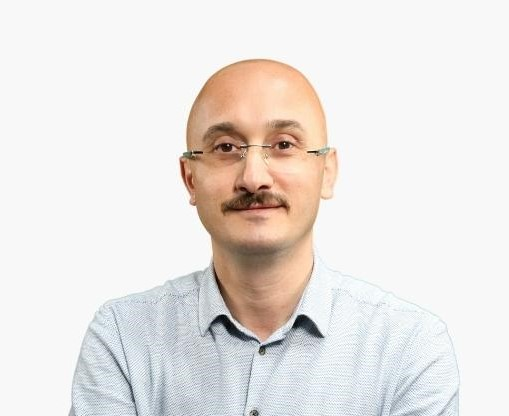
#> input picture Dlib/foto.jpg, 509 x 416 px, found by its file name
$ python dlibapp4_pollycrop.py
#> lines starting #> are read from the running program, lines starting #| are printed output that depends on the picture; after the words box and inside, x2 and y2 are one past the last pixel; in counts of white or black regions, pixels touching at a corner belong together
# -*- coding: utf-8 -*-
"""
Created on Thu Sep 28 15:05:37 2023

@author: akara
"""

import numpy as np
import cv2

img = cv2.imread("foto.jpg")
#> img is the input picture: shape (416, 509, 3); mean B, G, R 225.5, 228.7, 233.6
height = img.shape[0]
#> height = 416
width = img.shape[1]
#> width = 509

#Resim boyutunda değerleri sıfır olan array oluşturuluyor
mask = np.zeros((height, width), dtype=np.uint8)

#croplanacak Noktalar belirleniyor
points = np.array([[[100,150],[150,100],[300,150],[350,100],[310,20],[35,10]]])

#göz bölgesinin pointleri kullanılarak ilgili bölge 255 değerine set ediliyor.
cv2.fillPoly(mask, points, (255))
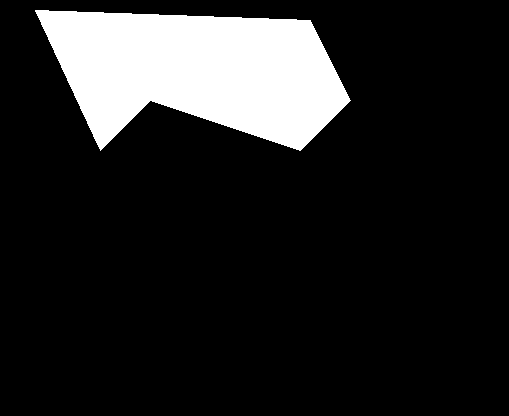
#> mask: shape (416, 509); 14.3% white; 1 white region, box (x1, y1, x2, y2) and area: (35, 10, 351, 151) 30281

#resim ve mask and işlemine tabi tutuluyor
res = cv2.bitwise_and(img,img,mask = mask)
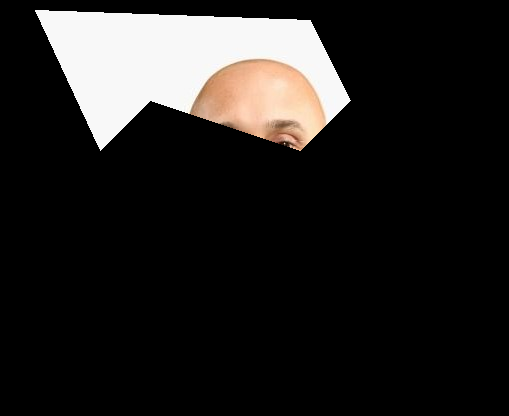
#> res: shape (416, 509, 3); mean B, G, R 31.6, 32.9, 34.8

rect = cv2.boundingRect(points) # returns (x,y,w,h) of the rect
cropped = res[rect[1]: rect[1] + rect[3], rect[0]: rect[0] + rect[2]]
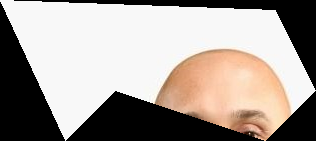
#> cropped: shape (141, 316, 3); mean B, G, R 150.2, 156.5, 165.4

cv2.imshow("cropped" , cropped )
cv2.imshow("same size" , res),
cv2.waitKey(0)
